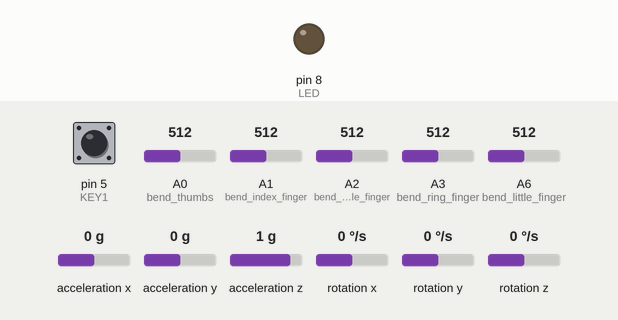
The sketch below on a simulated Arduino Nano, built with avr-gcc and run on an emulated ATmega328P. On the bench: output pins drawn as LEDs (lit = HIGH). Inputs (shaded band) come from the test bench; at power-on: pin 5 (KEY1) HIGH, A1 (bend_index_finger) = 512, A3 (bend_ring_finger) = 512, A2 (bend_middle_finger) = 512, A0 (bend_thumbs) = 512, A6 (bend_little_finger) = 512, acceleration x 0 g, acceleration y 0 g, acceleration z 1 g, rotation x 0 °/s, rotation y 0 °/s, rotation z 0 °/s. What the sketch prints to the serial monitor is not drawn.

Above: at 1.9 s.
2.0 s: pin 5 (KEY1) pulled LOW for 0.15 s
At 2.08 s:
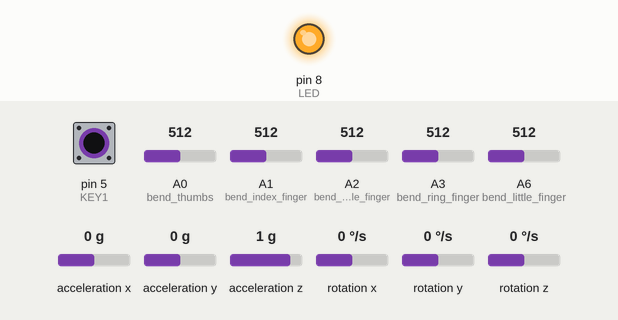
5.8 s: A1 (bend_index_finger) set to 528
8.8 s: A1 (bend_index_finger) set to 555
10.3 s: A3 (bend_ring_finger) set to 552
11.9 s: A2 (bend_middle_finger) set to 549
Timing chart, 0 to 14.5 s (numbered marks = the images above; inputs shaded):
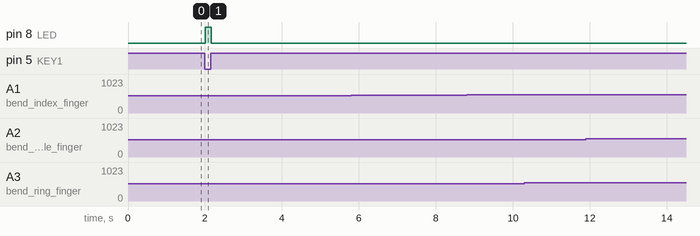

Measured:
- after the input at 2.0 s, pin 8 (LED): LOW → HIGH at once, → LOW 0.16 s later
- after the input at 5.8 s, every drawn part: stays the same
- after the input at 8.8 s, every drawn part: stays the same
- after the input at 10.3 s, every drawn part: stays the same
- after the input at 11.9 s, every drawn part: stays the same

The sketch:

Hand_T.ino
```cpp
#include <Wire.h>
#include <I2Cdev.h>
#include <MPU6050.h>

#define KEY1 5
#define KEY2 6
#define KEY3 7
#define LED 8

int mode = 't';
int zheng = 'b';
int fan = 'b';
int anglex,angley;
void Kalmen_Init();
void Kalmen();

 ////////////////////////MPU 6050变量////////////
MPU6050 accelgyro;
unsigned long now, lastTime = 0;
float dt;                                   //微分时间
int16_t ax, ay, az, gx, gy, gz;             //加速度计陀螺仪原始数据
float aax=0, aay=0, agx=0, agy=0, agz=0;    //角度变量
long axo = 0, ayo = 0, azo = 0;             //加速度计偏移量
long gxo = 0, gyo = 0,
gzo = 0;             //陀螺仪偏移量
float pi = 3.1415926;
float AcceRatio = 16384.0;                  //加速度计比例系数
float GyroRatio = 131.0;                    //陀螺仪比例系数
uint8_t n_sample = 8;                       //加速度计滤波算法采样个数
float aaxs[8] = {0}, aays[8] = {0};         //x,y轴采样队列
long aax_sum, aay_sum;                      //x,y轴采样和
float a_x[10]={0}, a_y[10]={0} ,g_x[10]={0} ,g_y[10]={0}; //加速度计协方差计算队列
float Px=1, Rx, Kx, Sx, Vx, Qx;             //x轴卡尔曼变量
float Py=1, Ry, Ky, Sy, Vy, Qy;             //y轴卡尔曼变量
 //////////////MPU6050  end ///////////////////////////////////////

int bend_thumbs = A0;
int bend_index_finger = A1;
int bend_middle_finger = A2;
int bend_ring_finger = A3;
int bend_little_finger = A6;

int thumbs = 0;
int index_finger = 0;
int middle_finger = 0;
int ring_finger = 0;
int little_finger = 0;

byte bendVal[5];

void getVal();
void transVal();
void ScanKey();
void sendVal();
void test();

void setup()
{
  Serial.begin(57600);
  pinMode(KEY1,INPUT_PULLUP);
  pinMode(KEY2,INPUT_PULLUP);
  pinMode(KEY3,INPUT_PULLUP);
  pinMode(LED,OUTPUT);
  Kalmen_Init();
}

void loop()
{
  Kalmen();
  getVal();
  transVal();
  ScanKey();
  sendVal();
  //test();
}

void getVal()
{
  bendVal[0] = analogRead(bend_thumbs)/4;
  bendVal[1] = analogRead(bend_index_finger)/4;
  bendVal[2] = analogRead(bend_middle_finger)/4;
  bendVal[3] = analogRead(bend_ring_finger)/4;
  bendVal[4] = analogRead(bend_little_finger)/4;
}

void transVal()
{
  if(bendVal[0]>=120)
  {
    thumbs = 'a';//150;
  }
  if(bendVal[0]<120&&bendVal[0]>=115.8)
  {
    thumbs = 'b';//140;
  }
  if(bendVal[0]<115.8&&bendVal[0]>=111.6)
  {
    thumbs = 'c';//130;
  }
  if(bendVal[0]<111.6&&bendVal[0]>=107.4)
  {
    thumbs = 'd';//120;
  }
  if(bendVal[0]<107.4&&bendVal[0]>=103.2)
  {
    thumbs = 'e';//110;
  }
  if(bendVal[0]<103.2&&bendVal[0]>=99)
  {
    thumbs = 'f';//100;
  }
  if(bendVal[0]<99&&bendVal[0]>=94.8)
  {
    thumbs = 'g';//90;
  }
  if(bendVal[0]<94.8&&bendVal[0]>=90.6)
  {
    thumbs = 'h';//80;
  }
  if(bendVal[0]<90.6&&bendVal[0]>=86.4)
  {
    thumbs = 'i';//70;
  }
  if(bendVal[0]<86.4&&bendVal[0]>=82.2)
  {
    thumbs = 'j';//60;
  }
  if(bendVal[0]<82.2&&bendVal[0]>=79)
  {
    thumbs = 'k';//50;
  }
  if(bendVal[0]<79)
  {
    thumbs = 'l';//40;
  }

  if(bendVal[1]>=169)
  {
    index_finger = 'a';//90;
  }
  if(bendVal[1]<169&&bendVal[1]>=160.375)
  {
    index_finger = 'b';//100;
  }
  if(bendVal[1]<160.375&&bendVal[1]>=151.75)
  {
    index_finger = 'c';//110;
  }
  if(bendVal[1]<151.75&&bendVal[1]>=143.125)
  {
    index_finger = 'd';//120;
  }
  if(bendVal[1]<143.125&&bendVal[1]>=134.5)
  {
    index_finger = 'e';//130;
  }
  if(bendVal[1]<134.5&&bendVal[1]>=125.875)
  {
    index_finger = 'f';//140;
  }
  if(bendVal[1]<125.875&&bendVal[1]>=117.25)
  {
    index_finger = 'g';//150;
  }
  if(bendVal[1]<117.25&&bendVal[1]>=108.625)
  {
    index_finger = 'h';//160;
  }
  if(bendVal[1]<108.625&&bendVal[1]>=100)
  {
    index_finger = 'i';//170;
  }
  if(bendVal[1]<100)
  {
    index_finger = 'j';//180;
  }

  if(bendVal[2]>=173)
  {
    middle_finger = 'a';//0;
  }
  if(bendVal[2]<173&&bendVal[2]>=166.375)
  {
    middle_finger = 'b';//10;
  }
  if(bendVal[2]<166.375&&bendVal[2]>=159.75)
  {
    middle_finger = 'c';//20;
  }
  if(bendVal[2]<159.75&&bendVal[2]>=153.125)
  {
    middle_finger = 'd';//30;
  }
  if(bendVal[2]<153.125&&bendVal[2]>=146.5)
  {
    middle_finger = 'e';//40;
  }
  if(bendVal[2]<146.5&&bendVal[2]>=139.875)
  {
    middle_finger = 'f';//50;
  }
  if(bendVal[2]<139.875&&bendVal[2]>=133.25)
  {
    middle_finger = 'g';//60;
  }
  if(bendVal[2]<133.25&&bendVal[2]>=126.625)
  {
    middle_finger = 'h';//70;
  }
  if(bendVal[2]<126.625&&bendVal[2]>=120)
  {
    middle_finger = 'i';//80;
  }
  if(bendVal[2]<120)
  {
    middle_finger = 'j';//85;
  }

  if(bendVal[3]>=172)
  {
    ring_finger = 'a';//10;
  }
  if(bendVal[3]<172&&bendVal[3]>=164.6)
  {
    ring_finger = 'b';//20;
  }
  if(bendVal[3]<164.6&&bendVal[3]>=157.2)
  {
    ring_finger = 'c';//30;
  }
  if(bendVal[3]<157.2&&bendVal[3]>=149.8)
  {
    ring_finger = 'd';//40;
  }
  if(bendVal[3]<149.8&&bendVal[3]>=142.4)
  {
    ring_finger = 'e';//50;
  }
  if(bendVal[3]<142.4&&bendVal[3]>=135)
  {
    ring_finger = 'f';//60;
  }
  if(bendVal[3]<135&&bendVal[3]>=127.6)
  {
    ring_finger = 'g';//70;
  }
  if(bendVal[3]<127.6&&bendVal[3]>=120.2)
  {
    ring_finger = 'h';//80;
  }
  if(bendVal[3]<120.2&&bendVal[3]>=112.8)
  {
    ring_finger = 'i';//90;
  }
  if(bendVal[3]<112.8&&bendVal[3]>=105)
  {
    ring_finger = 'j';//100;
  }
  if(bendVal[3]<105)
  {
    ring_finger = 'k';//110;
  }

  if(bendVal[4]>=123)
  {
    little_finger = 'a';//90;
  }
  if(bendVal[4]<123&&bendVal[4]>=113.4)
  {
    little_finger = 'b';//100;
  }
  if(bendVal[4]<113.4&&bendVal[4]>=103.8)
  {
    little_finger = 'c';//110;
  }
  if(bendVal[4]<103.8&&bendVal[4]>=94.2)
  {
    little_finger = 'd';//120;
  }
  if(bendVal[4]<94.2&&bendVal[4]>=84.6)
  {
    little_finger = 'e';//130;
  }
  if(bendVal[4]<84.6&&bendVal[4]>=75)
  {
    little_finger = 'f';//140;
  }
  if(bendVal[4]<75)
  {
    little_finger = 'g';//150;
  }
}

void ScanKey()
{

  if(digitalRead(KEY1) == LOW)
  {
    mode =  'z';
    digitalWrite(LED,HIGH);
  }
  else
  {
    mode = 't';
    digitalWrite(LED,LOW);
  }

  anglex=agx+90;
  angley=agy+90;
  zheng = anglex>110?'a':'b';
  fan = anglex<60?'a':'b';

//  if(digitalRead(KEY2) == LOW)
//  {
//    zheng = 'a';
//    fan = 'b';
//  }
//  else if(digitalRead(KEY3) == LOW)
//  {
//    zheng = 'b';
//    fan = 'a';
//  }
//  else
//  {
//    zheng = 'b';
//    fan = 'b';
//  }
}

void sendVal()
{
  Serial.print('C');
  Serial.write(thumbs);
  Serial.write(index_finger);
  Serial.write(middle_finger);
  Serial.write(ring_finger);
  Serial.write(little_finger);
  Serial.write(mode);
  Serial.write(zheng);
  Serial.write(fan);
  delay(20);
}

void Kalmen_Init()
{
  Wire.begin();
  accelgyro.initialize();                 //初始化
  unsigned short times = 200;             //采样次数
  for(int i=0;i<times;i++)
  {
    accelgyro.getMotion6(&ax, &ay, &az, &gx, &gy, &gz); //读取六轴原始数值
    axo += ax; ayo += ay; azo += az;      //采样和
    gxo += gx; gyo += gy; gzo += gz;
  }
  axo /= times; ayo /= times; azo /= times; //计算加速度计偏移
  gxo /= times; gyo /= times; gzo /= times; //计算陀螺仪偏移
}

void Kalmen()
{
  now = millis();             //当前时间(ms)
  dt = (now - lastTime) / 1000.0;           //微分时间(s)
  lastTime = now;                           //上一次采样时间(ms)

  accelgyro.getMotion6(&ax, &ay, &az, &gx, &gy, &gz); //读取六轴原始数值

  float accx = ax / AcceRatio;              //x轴加速度
  float accy = ay / AcceRatio;              //y轴加速度
  float accz = az / AcceRatio;              //z轴加速度

  aax = atan(accy / accz) * (-180) / pi;    //x轴对于水平面的夹角
  aay = atan(accx / accz) * 180 / pi;       //y轴对于水平面的夹角

  aax_sum = 0;         // 对于加速度计原始数据的滑动加权滤波算法
  aay_sum = 0;
  for(int i=1;i<n_sample;i++)
  {
    aaxs[i-1] = aaxs[i];
    aax_sum += aaxs[i] * i;
    aays[i-1] = aays[i];
    aay_sum += aays[i] * i;
  }
  aaxs[n_sample-1] = aax;
  aax_sum += aax * n_sample;
  aax = (aax_sum / (11*n_sample/2.0)) * 9 / 7.0; //角度调幅至0-90°
  aays[n_sample-1] = aay;                        //此处应用实验法取得合适的系数
  aay_sum += aay * n_sample;                     //本例系数为9/7
  aay = (aay_sum / (11*n_sample/2.0)) * 9 / 7.0;

  float gyrox = - (gx-gxo) / GyroRatio * dt; //x轴角速度
  float gyroy = - (gy-gyo) / GyroRatio * dt; //y轴角速度
  agx += gyrox;                             //x轴角速度积分
  agy += gyroy;                             //x轴角速度积分

  /* kalmen start */
  Sx = 0; Rx = 0;
  Sy = 0; Ry = 0;
  for(int i=1;i<10;i++){                 //测量值平均值运算
    a_x[i-1] = a_x[i];                      //即加速度平均值
    Sx += a_x[i];
    a_y[i-1] = a_y[i];
    Sy += a_y[i];
  }
  a_x[9] = aax;
  Sx += aax;
  Sx /= 10;                                 //x轴加速度平均值
  a_y[9] = aay;
  Sy += aay;
  Sy /= 10;                                 //y轴加速度平均值

  for(int i=0;i<10;i++){
    Rx += sq(a_x[i] - Sx);
    Ry += sq(a_y[i] - Sy);
  }
  Rx = Rx / 9;                              //得到方差
  Ry = Ry / 9;

  Px = Px + 0.0025;                         // 0.0025在下面有说明...
  Kx = Px / (Px + Rx);                      //计算卡尔曼增益
  agx = agx + Kx * (aax - agx);             //陀螺仪角度与加速度计速度叠加
  Px = (1 - Kx) * Px;                       //更新p值

  Py = Py + 0.0025;
  Ky = Py / (Py + Ry);
  agy = agy + Ky * (aay - agy);
  Py = (1 - Ky) * Py;
}

void test()
{
  Serial.print("thumbs:");
  Serial.println(bendVal[0]);
  Serial.print("index_finger:");
  Serial.println(bendVal[1]);
  Serial.print("middle_finger:");
  Serial.println(bendVal[2]);
  Serial.print("ring_finger:");
  Serial.println(bendVal[3]);
  Serial.print("little_finger:");
  Serial.println(bendVal[4]);
  delay(2000);
}
```
